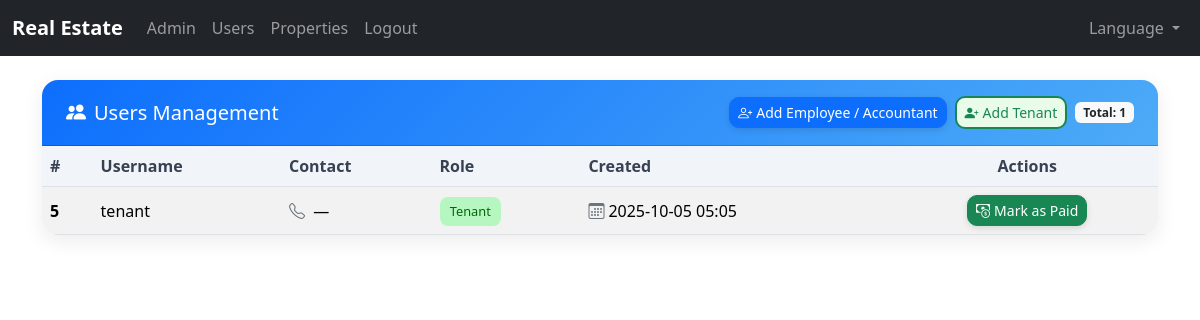
The page /admin/users?role=tenant (signed in) on the database its author committed.
### app/models.py (models this page shows, shortened)
class TimestampMixin:
    created_at = db.Column(db.DateTime, default=datetime.utcnow, nullable=False)
    updated_at = db.Column(db.DateTime, default=datetime.utcnow, onupdate=datetime.utcnow)

class User(UserMixin, db.Model, TimestampMixin):
    __tablename__ = "users"
    id = db.Column(db.Integer, primary_key=True)
    username = db.Column(db.String(80), unique=True, nullable=False)
    email = db.Column(db.String(255), unique=True, nullable=True)
    phone = db.Column(db.String(32), unique=True, nullable=True)
    password_hash = db.Column(db.String(255), nullable=False)
    role = db.Column(db.String(32), nullable=False, index=True)
    contracts = db.relationship("Contract", back_populates="tenant", lazy="dynamic")
    @property
    def is_admin(self) -> bool:
        return self.role == "admin"

### app/admin/routes.py (the view)
@admin_bp.route("/users")
@login_required
@admin_required
def users_list():
    from ..models import User
    role = (request.args.get("role") or "").strip().lower()
    query = User.query
    if role in {"employee", "tenant", "accountant", "admin"}:
        query = query.filter_by(role=role)
    users = query.order_by(User.created_at.desc()).all()
    return render_template("admin/users_list.html", users=users)

### app/__init__.py (called while the page is built)
def select_locale():
    from flask import session, request
    lang = session.get("lang")
    if lang:
        return lang
    return request.accept_languages.best_match(Config.LANGUAGES.keys())

### app/admin/routes.py (called while the page is built)
def admin_required(func):
    from functools import wraps
    @wraps(func)
    def wrapper(*args, **kwargs):
        if not current_user.is_authenticated or not current_user.is_admin:
            from flask import abort
            return abort(403)
        return func(*args, **kwargs)
    return wrapper

### app/templates/admin/users_list.html (shortened to what this page needs)
{% extends 'base.html' %}
{% block content %}
<div class="card">
  <div class="card-header d-flex flex-column flex-md-row justify-content-between align-items-md-center">
    <h5 class="mb-2 mb-md-0"><i class="bi bi-people-fill me-2"></i>{{ _('Users Management') }}</h5>
    <div class="d-flex flex-wrap align-items-center gap-2 header-actions">
      <a class="btn btn-sm btn-primary" href="{{ url_for('admin.create_user', role='employee') }}">
        <i class="bi bi-person-plus me-1"></i>{{ _('Add Employee / Accountant') }}
      </a>
      <a class="btn btn-sm btn-outline-primary" href="{{ url_for('admin.create_user', role='tenant') }}">
        <i class="bi bi-person-plus-fill me-1"></i>{{ _('Add Tenant') }}
      </a>
      <span class="badge bg-light text-dark">{{ _('Total') }}: {{ users|length }}</span>
    </div>
  </div>
  <div class="card-body p-0">
    <div class="table-responsive">
      <table class="table table-striped mb-0">
        <thead>
          <tr>
            <th>#</th>
            <th>{{ _('Username') }}</th>
            <th>{{ _('Contact') }}</th>
            <th>{{ _('Role') }}</th>
            <th>{{ _('Created') }}</th>
            <th class="text-center">{{ _('Actions') }}</th>
          </tr>
        </thead>
        <tbody>
          {% for u in users %}
          <tr>
            <td><strong>{{ u.id }}</strong></td>
            <td>{{ u.username }}</td>
            <td>
              {% if u.role == 'tenant' %}
                <i class="bi bi-telephone me-1 text-secondary"></i> {{ u.phone or '—' }}
              {% else %}
                <i class="bi bi-envelope me-1 text-secondary"></i> {{ u.email or '—' }}
              {% endif %}
            </td>
            <td>
              {% if u.role == 'tenant' %}
                <span class="badge-role badge-tenant">{{ u.role|capitalize }}</span>
              {% else %}
                <span class="badge-role badge-employee">{{ u.role|capitalize }}</span>
              {% endif %}
            </td>
            <td><i class="bi bi-calendar3 me-1 text-secondary"></i>{{ u.created_at.strftime('%Y-%m-%d %H:%M') }}</td>
            <td class="text-center">
              {% if u.role == 'tenant' %}
              <form action="{{ url_for('employee.collect_rent', tenant_id=u.id) }}" method="post" class="d-inline">
                <button class="btn btn-sm btn-success" type="submit">
                  <i class="bi bi-cash-coin me-1"></i>{{ _('Mark as Paid') }}
                </button>
              </form>
              {% else %}
              <span class="text-muted">—</span>
              {% endif %}
            </td>
          </tr>
          {% else %}
          <tr>
            <td colspan="6" class="text-center py-4 text-muted">
              <i class="bi bi-exclamation-circle me-2"></i>{{ _('No data available') }}
            </td>
          </tr>
          {% endfor %}
        </tbody>
      </table>
    </div>
  </div>
</div>
{% endblock %}

### app/static/styles.css (style rules this page uses)
body { font-family: system-ui, -apple-system, Segoe UI, Roboto, "Helvetica Neue", Arial, "Noto Sans", "Liberation Sans", sans-serif; }

### app/templates/admin/users_list.html (style rules this page uses)
.card { border-radius: 16px; box-shadow: 0 6px 20px rgba(0,0,0,0.08); overflow: hidden; border: none; }
.card-header { background: linear-gradient(135deg, #0d6efd, #4dabf7); color: white; font-weight: 600; padding: 1rem 1.5rem; }
.btn-primary, .btn-success { border-radius: 10px; box-shadow: 0 2px 6px rgba(0,0,0,0.12); transition: all 0.25s ease-in-out; }
.btn-outline-primary { border-radius: 10px; border: 2px solid #198754; color: #198754; background-color: #e9fbe9; font-weight: 500; transition: all 0.25s ease-in-out; }
.table thead th { background-color: #f1f5f9; font-weight: 600; color: #374151; }
.table-striped tbody tr:nth-of-type(odd) { background-color: #fafafa; }
.table td, .table th { vertical-align: middle; }
.badge-role { padding: 0.4em 0.8em; border-radius: 8px; font-size: 0.8rem; }
.badge-tenant { background-color: #b6f7c1; color: #056608; }

### rows shown on the page
User: id "5", username "tenant", phone "—", role "Tenant", created_at "2025-10-05 05:05"

### other values the page prints
{{ users|length }} "1"
